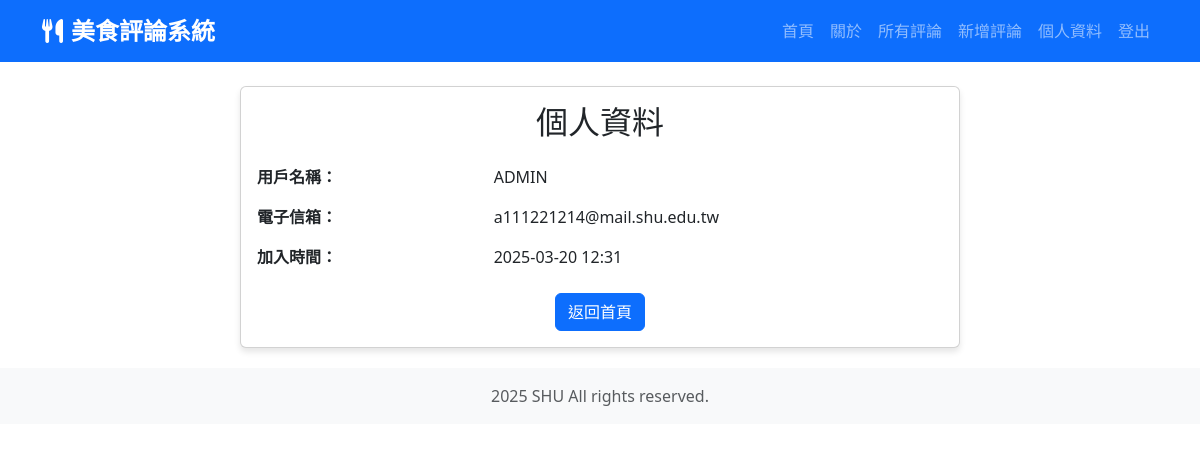
Screenshot of /profile/ (signed in) with the database file from the repository.
### users/models.py (models this page shows, shortened)
class CustomUser(AbstractUser):
    phone_number = models.CharField(max_length=15, blank=True, null=True)

### users/views.py (the view)
# urls.py: path('profile/', user_profile, name='profile'),
@login_required
def user_profile(request):
    return render(request, 'registration/profile.html', {
        'user': request.user
    })

### templates/registration/profile.html (shortened to what this page needs)
{% extends 'base.html' %}
{% block content %}
<div class="container">
    <div class="row">
        <div class="col-md-8 offset-md-2">
            <div class="card">
                <div class="card-body">
                    <h2 class="card-title text-center mb-4">個人資料</h2>
                    <div class="row mb-3">
                        <div class="col-sm-4"><strong>用戶名稱：</strong></div>
                        <div class="col-sm-8">{{ user.username }}</div>
                    </div>
                    <div class="row mb-3">
                        <div class="col-sm-4"><strong>電子信箱：</strong></div>
                        <div class="col-sm-8">{{ user.email }}</div>
                    </div>
                    <div class="row mb-3">
                        <div class="col-sm-4"><strong>加入時間：</strong></div>
                        <div class="col-sm-8">{{ user.date_joined|date:"Y-m-d H:i" }}</div>
                    </div>
                    <div class="text-center mt-4">
                        <a href="{% url 'home' %}" class="btn btn-primary">返回首頁</a>
                    </div>
                </div>
            </div>
        </div>
    </div>
</div>
{% endblock %}

### templates/base.html (style rules this page uses)
.card { margin-bottom: 20px; box-shadow: 0 4px 6px rgba(0, 0, 0, 0.1); }

### rows the page displays
CustomUser: username "ADMIN", email "a111221214@mail.shu.edu.tw", date_joined "2025-03-20 12:31"
